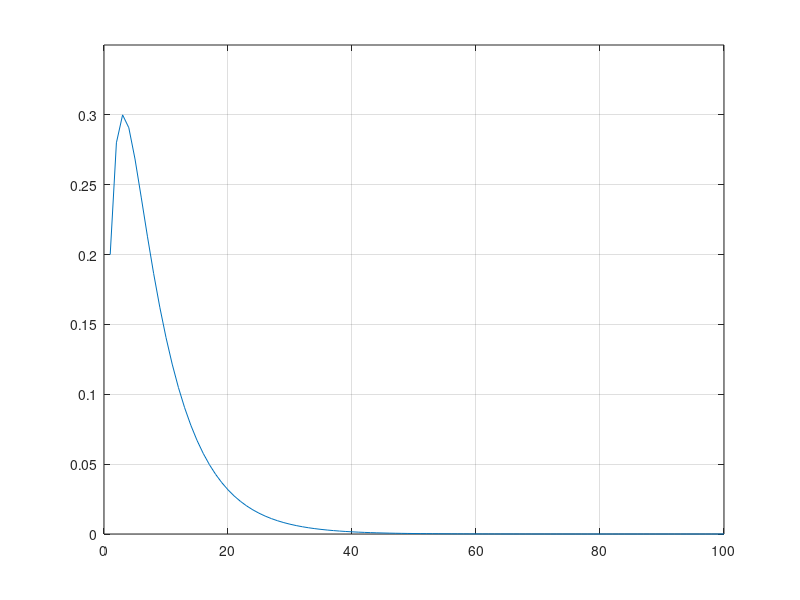
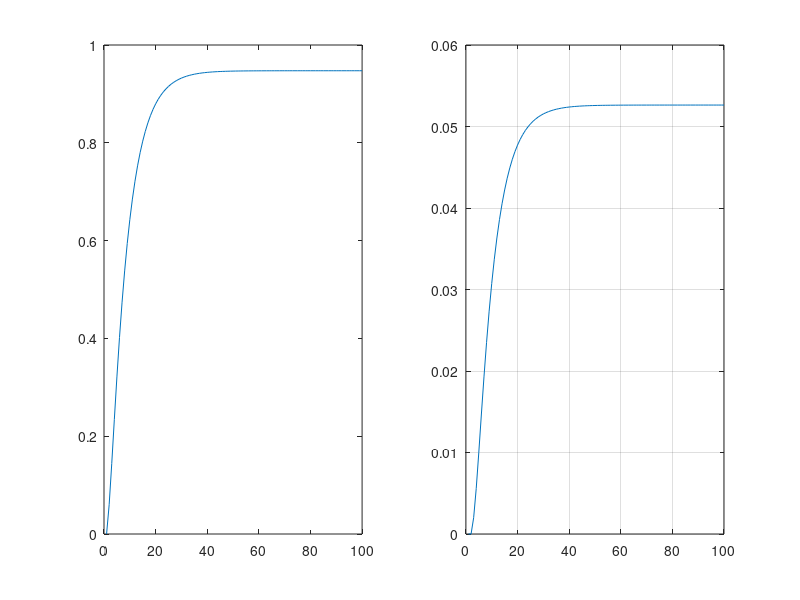

Write the MATLAB code that produced these figures, in order.

T = [0.8  0  0.3  0  0
     0.2 0.6 0.2  0  0
      0  0.1 0.4  0  0
      0  0.3  0   1  0
      0   0  0.1  0  1];
  

  
  
  v = [1;0;0;0;0];
  
  for n = 1:100
     v = T*v;
     prob(n) = v(2);
  end
  figure(1);
  plot(prob)
  axis([0 100 0 0.35]);
  grid on
  
  
  %---------------------------------------------------------
  
    v = [1;0;0;0;0];
  
  for n = 1:100
     v = T*v;
     prob(n) = v(4);
     prob2(n) = v(5);
  end
  figure(2);
  subplot(1,2,1);
  plot(prob)
  subplot(1,2,2);
  plot(prob2)
  grid on
  
  %-------------------------------------------------------------
  
  Q = T(1:3,1:3);
  
  F = inv(eye(3)-Q);
   
  %--------------------------------------------------------------------
  
  Media = sum(F);
  Media(1) %começar no estado 1
  Media(2) %começar no estado 2
  Media(3) %começar no estado 4
  %---------------------------------------------------------------------------
  
    R = T(4:5,1:3);
    B = R*F;
    fprintf('Prob(state3) = %f, Prob(state5) = %f\n', B(1,1), B(2,1));
 
  
  
  